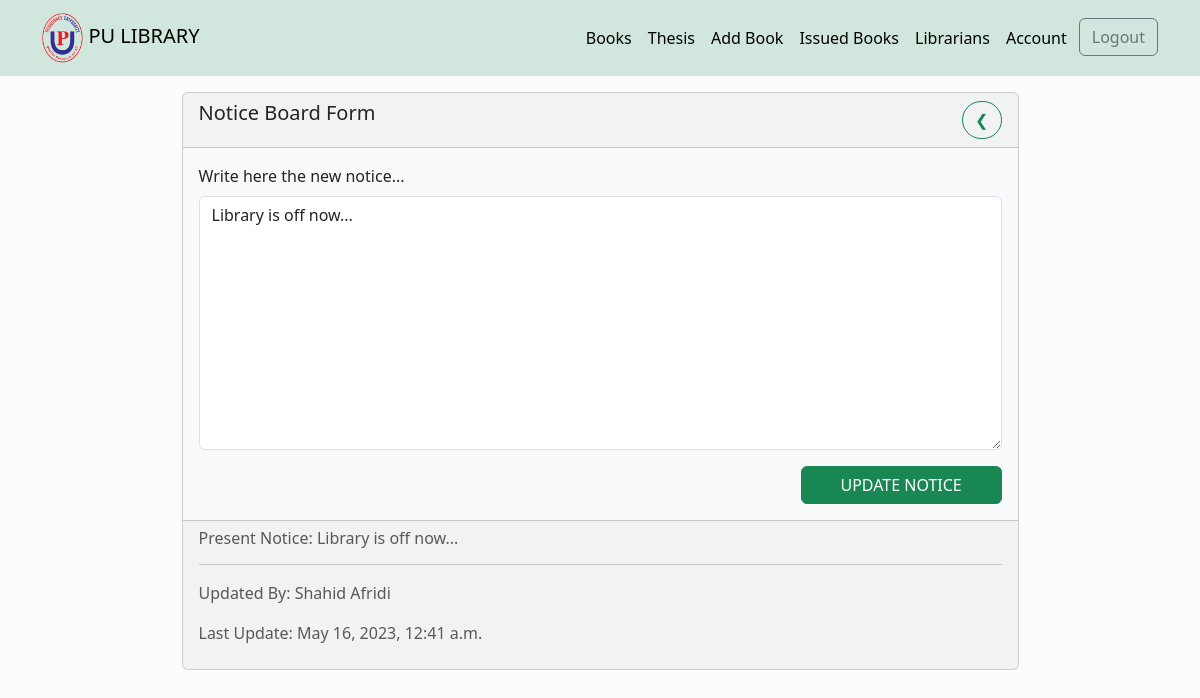
Before: /update-notice/4af213fc-f3c7-4d9e-855a-8492fbac0ded/ (signed in) with the older database file.
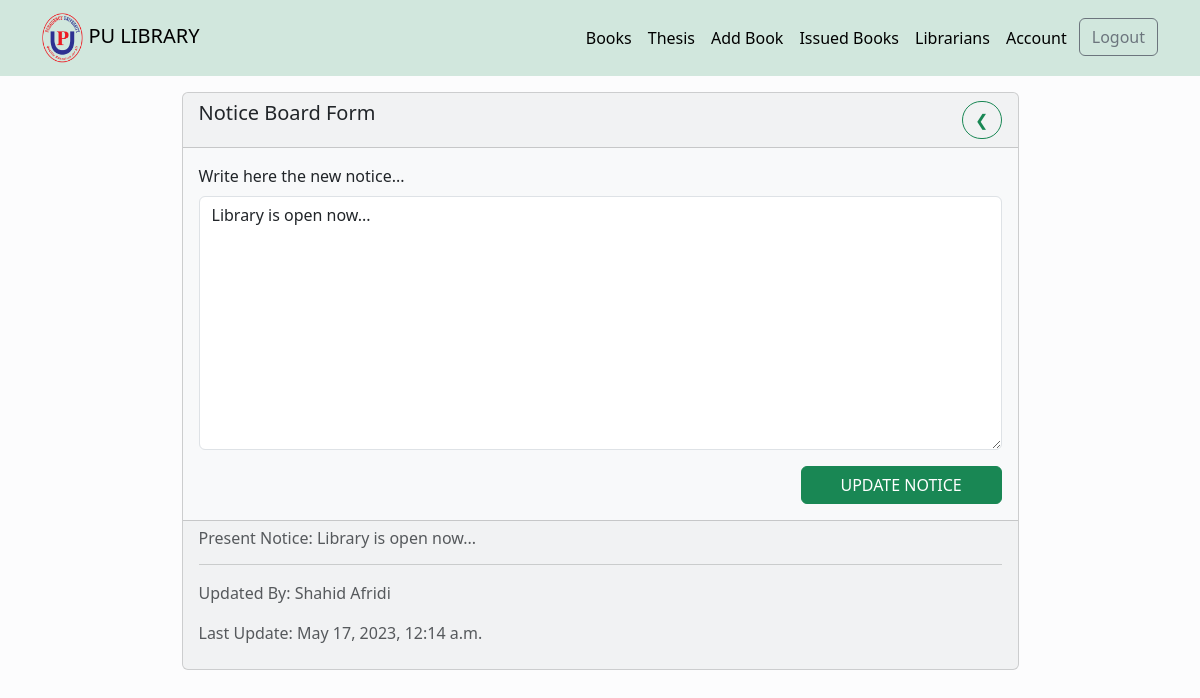
After: the same page with the newer database file.
### library/models.py (models this page shows)
class NoticeBoard(models.Model):
    notice = models.TextField(blank=True, null=True)
    last_update = models.DateTimeField(auto_now=True)
    id = models.UUIDField(default=uuid.uuid4, unique=True,
                          primary_key=True, editable=False)

### library/views.py (the view)
# urls.py: path("update-notice/<str:pk>/", views.noticeUpdate, name="notice-update"),
@login_required(login_url='login')
def noticeUpdate(request, pk):
    notice = NoticeBoard.objects.get(id=pk)
    form = NoticeBoardForm(instance=notice)
    if request.method == 'POST':
        form = NoticeBoardForm(request.POST, instance=notice)
        if form.is_valid:
            form.save()
            return redirect('books')
    context = {
        'form': form,
        'notice': notice
    }
    return render(request, 'library/notice-form.html', context)

### library/forms.py
class NoticeBoardForm(ModelForm):
    class Meta:
        model = NoticeBoard
        fields = ['notice']
    def __init__(self, *args, **kwargs):
        super(NoticeBoardForm, self).__init__(*args, **kwargs)
        self.fields['notice'].widget.attrs.update({'class': 'form-control'})

### library/templates/library/notice-form.html (shortened to what this page needs)
{% extends 'main.html' %}
{% block content %}
<div class="container ">
<div class=" w-75 mt-3 m-auto card bg-light">
    <div class="card-header d-flex justify-content-between">
        <h5 class="card-title">Notice Board Form</h5>
        <a class='btn btn-outline-success rounded-pill'  href="{% url 'books' %}"> &#10094 </a>
    </div>
    <div class="card-body">
        <form method="POST" >
            {% for field in form %}
                <div class="mb-3 form-group">
                    <label for="input" class="form-label">Write here the new notice...</label>
                        {{field}}
                </div>
            {% endfor %}
            <input class='btn btn-success float-end w-25' type="submit" value="UPDATE NOTICE">
        </form>
    </div>
    <div class="card-footer text-body-secondary">
      <h6>Present Notice: {{notice.notice}}</h6>
      <hr>
      <p> Updated By: Shahid Afridi</p>
      <p> Last Update: {{notice.last_update}}</p>
    </div>
</div>
</div>
{% endblock content %}

Changed rows visible on the page:
changed NoticeBoard: notice "Library is off now..." → "Library is open now..."; last_update "May 16, 2023, 12:41 a.m." → "May 17, 2023, 12:14 a.m."
